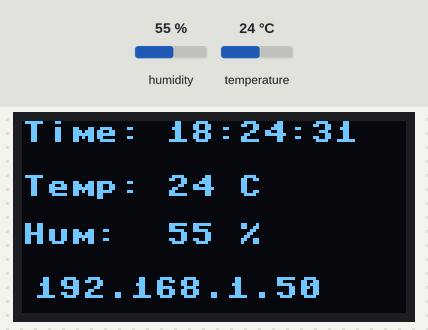
Bench run of a program on a simulated ESP32 board running MicroPython. Parts: 128×64 one-colour display. Inputs (shaded band) come from the test bench; at power-on: humidity 55 %, temperature 24 °C. WiFi joins after 1.5 s; the clock reads 2024-03-15 10:24:30 at power-on unless the program sets it; no MQTT or app messages arrive unless stated; values from a settings file that is not in the repository are placeholders; what the program prints to the serial console is not drawn.

Above: at 2.8 s.
2.9 s: humidity set to 22 %
At 4.3 s:
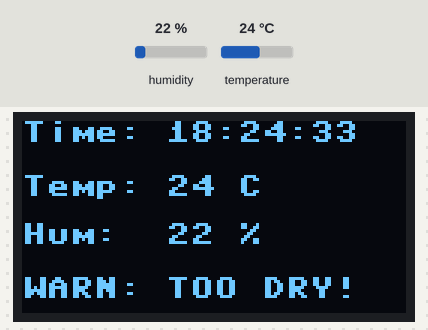
7.1 s: temperature set to 33 °C
At 7.9 s:
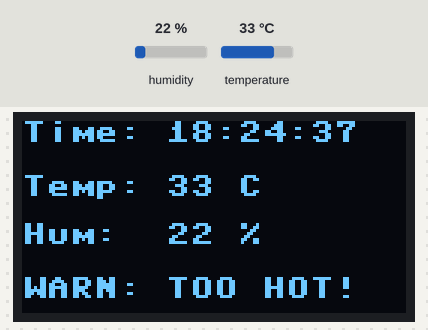
11.3 s: humidity set to 40 %
At 11.9 s:
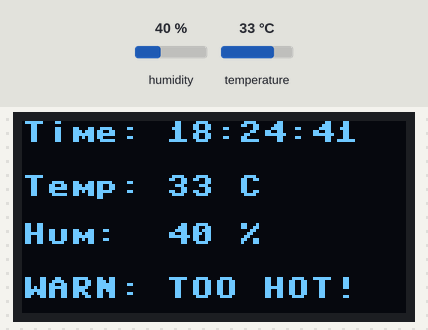
14.1 s: temperature set to 12 °C
At 15.4 s:
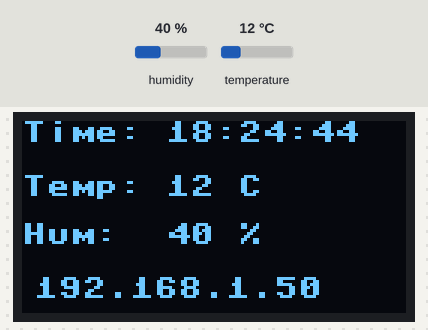
Timing chart, 0 to 17.1 s (numbered marks = the images above; inputs shaded):
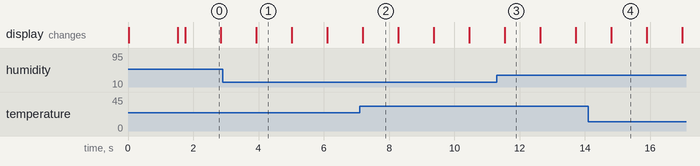

Measured:
- after the input at 2.9 s, the display: changes after 1.0 s (image 1)
- after the input at 7.1 s, the display: changes after 0.10 s (image 2)
- after the input at 14.1 s, the display: changes after 0.71 s (image 4)
- what the display in image 0 shows lasts 1.0 s, from 1.8 s to 2.8 s

The program:

main.py
```python
# main.py
import time
import network
import json
from machine import Pin, SPI
import dht
import ssd1306
import config
from umqtt.simple import MQTTClient
import ntptime

# ==========================================
# 1. 硬件初始化区域
# ==========================================
dht_sensor = dht.DHT11(Pin(4))
spi = SPI(1, baudrate=8000000, sck=Pin(12), mosi=Pin(11))
oled = ssd1306.SSD1306_SPI(128, 64, spi, Pin(9), Pin(10), Pin(8))


def sync_ntp_time():
    # 强制指定阿里云 NTP 服务器的 IP 地址，防止 DNS 解析失败
    ntptime.host = "203.107.6.88"
    for i in range(5):
        try:
            print(f"正在尝试同步网络时间 (第 {i + 1} 次)...")
            ntptime.settime()  # 尝试校准 UTC 时间
            print("NTP 时间同步成功！")
            return True
        except Exception as e:
            print("同步失败，重试中...", e)
            time.sleep(1)
    return False


# ==========================================
# 2. 网络连接函数
# ==========================================
def connect_wifi():
    wlan = network.WLAN(network.STA_IF)
    wlan.active(True)
    if not wlan.isconnected():
        oled.fill(0)
        oled.text("Connecting WiFi...", 0, 25, 1)
        oled.show()
        print("正在连接 WiFi...")
        wlan.connect(config.WIFI_SSID, config.WIFI_PASS)
        while not wlan.isconnected():
            time.sleep(0.5)
    ip = wlan.ifconfig()[0]
    print(f"WiFi 成功! IP: {ip}")
    return ip


# ==========================================
# 3. 核心业务主循环
# ==========================================
def main():
    ip = connect_wifi()
    sys_config = config.DEFAULT_CONFIG.copy()

    # 建立 MQTT 连接
    try:
        oled.fill(0)
        oled.text("Connecting MQTT...", 0, 25, 1)
        oled.show()

        mqtt = MQTTClient(config.MQTT_CLIENT_ID, config.MQTT_BROKER)
        mqtt.connect()
        print("MQTT 连接成功！")
    except Exception as e:
        print("MQTT 连接失败:", e)
        oled.fill(0)
        oled.text("MQTT Error!", 0, 25, 1)
        oled.show()
        time.sleep(2)
        return  # 连接失败则重启或退出

    while True:
        try:
            # 1. 采集物理数据
            dht_sensor.measure()
            t = dht_sensor.temperature()
            h = dht_sensor.humidity()

            time_str = "{:02d}:{:02d}:{:02d}".format(0, 0, 0)
            if sync_ntp_time():
                # 2. 成功后获取北京时间并加上 8 小时偏移
                beijing_timestamp = time.time() + 8 * 3600
                t_now = time.localtime(beijing_timestamp)
                time_str = "{:02d}:{:02d}:{:02d}".format(t_now[3], t_now[4], t_now[5])
                print("当前北京时间:", time_str)

            # 2. 刷新屏幕
            oled.fill(0)
            oled.text(f"Time: {time_str}", 0, 0, 1)
            oled.text(f"Temp: {t} C", 0, 18, 1)
            oled.text(f"Hum:  {h} %", 0, 34, 1)

            if t > sys_config.get("t_max", 30):
                oled.text("WARN: TOO HOT!", 0, 52, 1)
            elif h < sys_config.get("h_min", 40):
                oled.text("WARN: TOO DRY!", 0, 52, 1)
            else:
                oled.text(ip, 4, 52, 1)
            oled.show()

            # 3. 通过 MQTT 上报 JSON 数据
            payload = json.dumps({"temperature": t, "humidity": h})
            mqtt.publish(b"testbox/data", payload.encode())
            print(f"[MQTT 上报] {payload}")

        except Exception as e:
            print("循环发生错误:", e)

        time.sleep(1)


if __name__ == '__main__':
    main()
```
